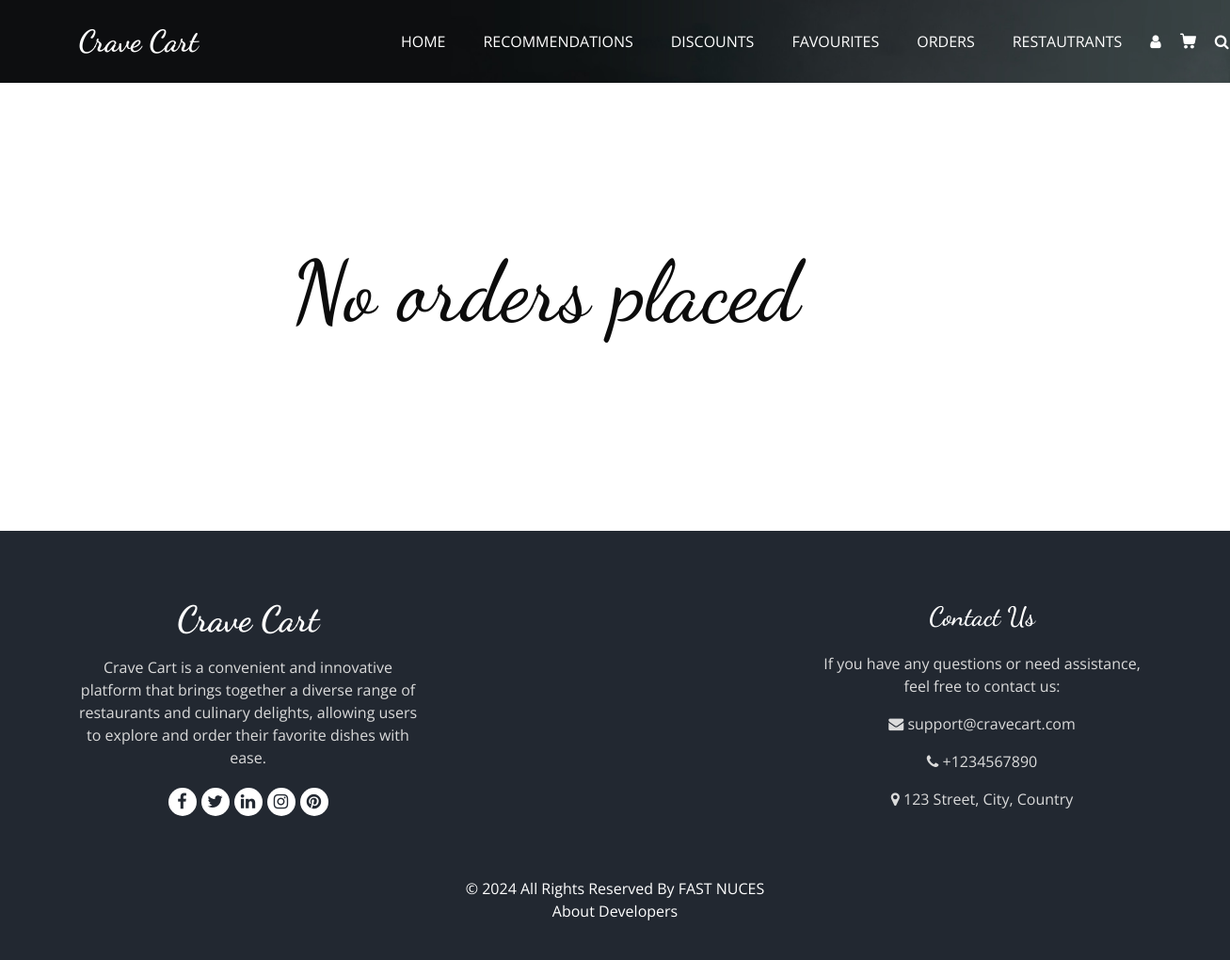
Page /trackorders (signed in) on the earlier database version.
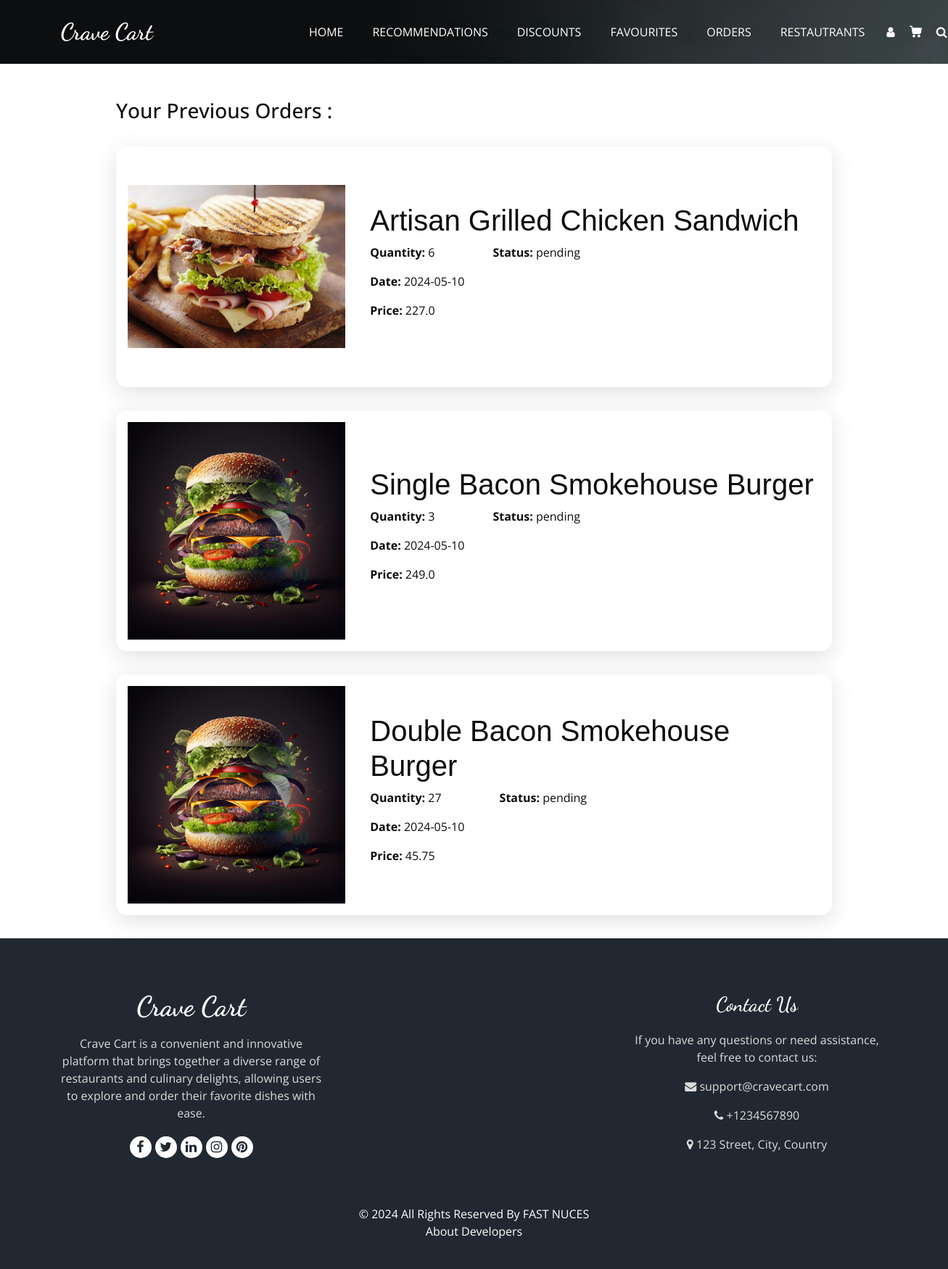
Same page on the later database version.
### tables this page shows
CREATE TABLE Orders (
                        orderid INTEGER PRIMARY KEY AUTOINCREMENT,
                        menuid INTEGER,
                        customerid INTEGER,
                        status TEXT,
                        quantity INTEGER,
                        instructions TEXT,
                        Type TEXT,
                        Date TEXT,
                        FOREIGN KEY (menuid) REFERENCES Menus (MenuID) ON DELETE CASCADE,
                        FOREIGN KEY (customerid) REFERENCES Customers (CustomerID) ON DELETE SET NULL
                    );

CREATE TABLE Menus (
                        MenuID INTEGER PRIMARY KEY AUTOINCREMENT,
                        RestaurantID INTEGER,
                        ItemName TEXT,
                        Description TEXT,
                        Price REAL,
                        Category TEXT,
                        ImagePNG TEXT,
                        ImageJPG TEXT,
                        Rating INTEGER DEFAULT 0,
                        FOREIGN KEY (RestaurantID) REFERENCES Restaurants(RestaurantID) ON DELETE CASCADE
                    );

### userEndpoints.py (the view)
@User.route('/trackorders')
def trackOrders():
    if 'username' not in session:
        return redirect('/login')
    if not DataBase.is_customer(session['username'],session['email'],session['password']):
        return render_template('404.html'), 404
    data = DataBase.get_order_details(customer_id=session['username'])
    return render_template('user/trackorders.html',order_details=data,dataLength=len(data))

### DataBase.py (called while the page is built)
def is_customer(id,email,password):
    try:
        cursor.execute('''SELECT * FROM Customers where CustomerID=? AND email = ? AND password=?;''',[id,email,password])
        ans = cursor.fetchone()
        if ans:
            return True
        else:
            return False
    except Exception as e:
        print(e)
        return False

def get_discount_for_item_on_date(menuid, order_date):
    try:
        cursor.execute('''SELECT p.Discount
                          FROM Promotions p
                          WHERE menuid = ? AND ? BETWEEN p.StartDate AND p.EndDate''', (menuid, order_date))
        result = cursor.fetchone()
        if result:
            return result[0]
        else:
            return None
    except sqlite3.Error as e:
        print("Database error:", e)
        return None

### templates/user/trackorders.html (shortened to what the changed rows need)
<!DOCTYPE html>
<html>
  <head>
    <link
      rel="stylesheet"
      type="text/css"
      href="{{url_for('static',filename='css/bootstrap.css')}}"
    />
    <link
      rel="stylesheet"
      type="text/css"
      href="https://cdnjs.cloudflare.com/ajax/libs/OwlCarousel2/2.3.4/assets/owl.carousel.min.css"
    />
    <link
      rel="stylesheet"
      href="https://cdnjs.cloudflare.com/ajax/libs/jquery-nice-select/1.1.0/css/nice-select.min.css"
    />
    <link
      href="{{url_for('static',filename='css/font-awesome.min.css')}}"
      rel="stylesheet"
    />
    <link
      href="{{url_for('static',filename='css/style.css')}}"
      rel="stylesheet"
    />
    <link
      href="{{url_for('static',filename='css/responsive.css')}}"
      rel="stylesheet"
    />
  </head>
  <body class="sub_page">
    <div class="trck-order-container">
      {% if dataLength!=0%}
        <br><br>
        <div class="d-flex justify-content-between align-items-center mb-4">
          <h3 class="fw-normal mb-0 text-black">Your Previous Orders :</h3>
        </div>
        {% for item in order_details %}
          <div class="order-item track-order">
            <div>
              <img
                src="{{ url_for('static', filename='images/' + item['ImageJPG']) }}"
              />
            </div>
            <div>
              <h1 style="font-family: sans-serif">{{ item['ItemName'] }}</h1>
              <div class="order-status">
                <p><b>Quantity:</b> {{ item['Quantity'] }}</p>
                <p><b>Status:</b> {{ item['Status'] }}</p>
              </div>
              <p><b>Date:</b> {{ item['Date'] }}</p>
              <p><b>Price:</b> {{ item['Price'] }}</p>
            </div>
          </div>
      {% endfor %} {%else%}
      <br /><br /><br /><br /><br /><br /><br />
      <h1 style="margin-left: 150px; font-size: 90px">No orders placed</h1>
      <br /><br /><br /><br /><br /><br /><br /><br />
      {%endif%}
    </div>
  </body>
</html>

Differences in the rows shown:
added Orders: ImageJPG (picture), ItemName "Artisan Grilled Chicken Sandwich", Quantity "6", Status "pending", Date "2024-05-10", Price "227.0"
added Orders: ImageJPG (picture), ItemName "Single Bacon Smokehouse Burger", Quantity "3", Status "pending", Date "2024-05-10", Price "249.0"
added Orders: ImageJPG (picture), ItemName "Double Bacon Smokehouse Burger", Quantity "27", Status "pending", Date "2024-05-10", Price "45.75"
Other differences:
text no longer shown: "No orders placed"
text now shown: "Your Previous Orders :"
